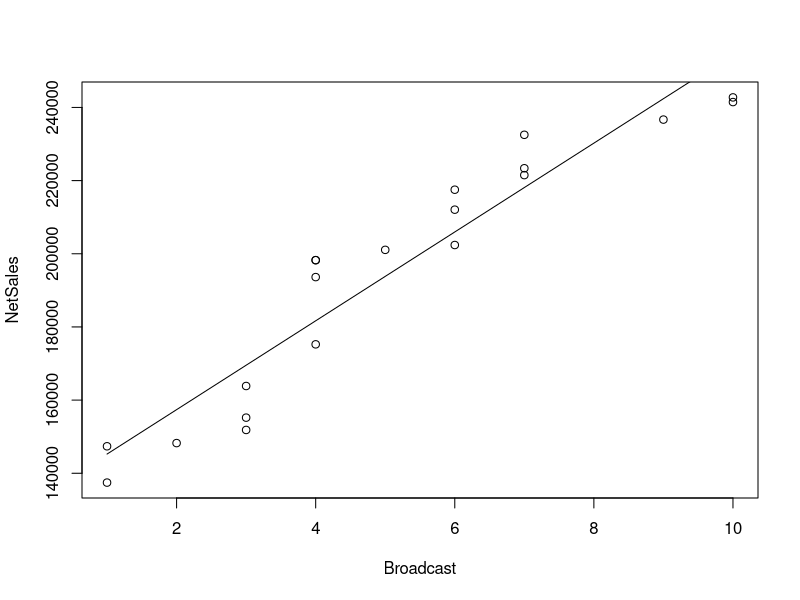

Write R code to recreate this figure.
# Import CSV data
myRegressionData <- read.csv("Data/03_02/regression-r.csv")

# Assign variables to Net Sales and Broadcast
# Correlation between broadcast advertising and sales
NetSales <- myRegressionData$NET.SALES
Broadcast <- myRegressionData$BROADCAST

# Plot data
plot(Broadcast, NetSales)

# Fit a line into the plot pattern
linePattern <- lm(NetSales ~ Broadcast)

# Visualize the line pattern
lines(Broadcast, linePattern$fitted.values)

# Determine relationships (show coefficients)
# Intercept:  net sales
# Broadcast:  increase in net sales
# We can see that there is positive correlation between increased ad broadcast and revenue
linePattern$coefficients